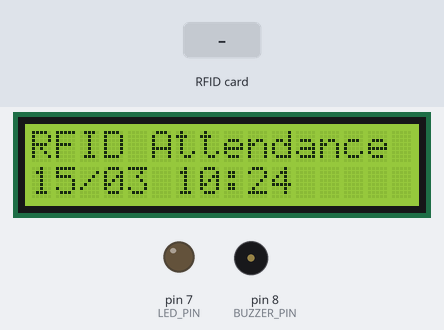
The sketch below on a simulated Arduino Uno, built with avr-gcc and run on an emulated ATmega328P. Shown: 16×2 character LCD, output pins drawn as LEDs (lit = HIGH), buzzer (waves = sounding). The test bench sets the inputs (shaded band). The local clock reads 2024-03-15 10:24:30 at power-on unless the sketch sets it; storage starts empty; pins used as bus, display or sensor lines are not drawn; what the sketch prints to the serial monitor is not drawn.

Above: at 1.3 s.
1.4 s: RFID card 5E 7A 19 C4 held to the reader
At 1.52 s:
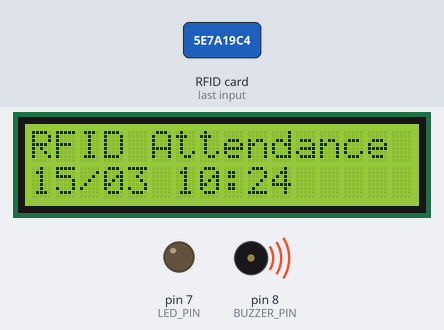
At 3.0 s:
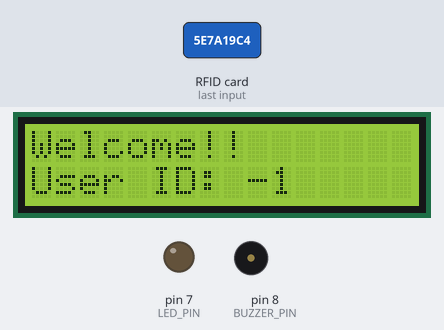
Timing chart, 0 to 4.5 s (numbered marks = the images above; inputs shaded):
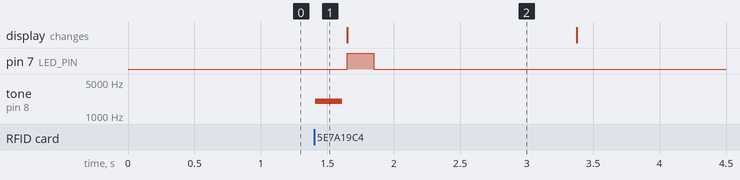

The sketch:

IotFinalProject.ino
```cpp
#include <SPI.h>
#include <MFRC522.h>
#include <SD.h>
#include <Wire.h>
#include <LiquidCrystal_I2C.h>
#include <ThreeWire.h>
#include <RtcDS1302.h>

// ======================================================
// PIN DEFINITIONS
// ======================================================
// RFID MFRC522
#define RFID_SS_PIN   3
#define RFID_RST_PIN  2

// SD Card Module
#define SD_CS_PIN     10

// RTC DS1302
#define RTC_IO_PIN    5
#define RTC_SCLK_PIN  6
#define RTC_CE_PIN    9

// Output devices
#define LED_PIN       7
#define BUZZER_PIN    8

// ======================================================
// OBJECTS
// ======================================================
LiquidCrystal_I2C lcd(0x27, 16, 2);
MFRC522 mfrc522(RFID_SS_PIN, RFID_RST_PIN);

ThreeWire myWire(RTC_IO_PIN, RTC_SCLK_PIN, RTC_CE_PIN);
RtcDS1302<ThreeWire> Rtc(myWire);

// ======================================================
// STUDENT UID LIST
// Replace these sample UIDs with your real card UIDs
// ======================================================
struct Student {
  unsigned long uidDec;
  int id;
  const char* name;
};

const Student students[] = {
  {369715717, 1, "Nurbol Makhmudulla"},
  {2386988548, 2, "Tom Crusie"},
  {3546464770, 3, "Bekzat Tokbolat"},
  {68361902, 4, "Abdinur Otegen"},
};

const int studentCount = sizeof(students) / sizeof(students[0]);

// ======================================================
// GLOBAL VARIABLES
// ======================================================
unsigned long lastScanTime = 0;
byte lastUID[4] = {0, 0, 0, 0};
bool hasLastUID = false;
const unsigned long scanCooldown = 3000;  // 3 seconds

// ======================================================
// FUNCTION DECLARATIONS
// ======================================================
void showWelcome();
void beepScan();
void blinkLed();
void printDateTimeToLCD(const RtcDateTime& now);
void printDateTimeToFile(File &file, const RtcDateTime& now);
unsigned long getUIDDecimal();
const char* getStudentName(unsigned long uidDec);
int getStudentID(unsigned long uidDec);
void logAttendance(const char* name, unsigned long uidDec);
bool isSameUID(const byte* a, const byte* b);
void setRTCIfNeeded();
void printUIDToSerial(const byte* uid, byte uidSize);

// ======================================================
// SETUP
// ======================================================
void setup() {
  Serial.begin(9600);

  pinMode(LED_PIN, OUTPUT);
  pinMode(BUZZER_PIN, OUTPUT);

 pinMode(10, OUTPUT);        // Important for Arduino Uno SPI
pinMode(RFID_SS_PIN, OUTPUT);
pinMode(SD_CS_PIN, OUTPUT);

digitalWrite(10, HIGH);
digitalWrite(RFID_SS_PIN, HIGH);
digitalWrite(SD_CS_PIN, HIGH);

  lcd.init();
  lcd.backlight();

  SPI.begin();
  mfrc522.PCD_Init();

  // RTC
  setRTCIfNeeded();

  // SD Card
  if (!SD.begin(SD_CS_PIN)) {
    lcd.clear();
    lcd.setCursor(0, 0);
    lcd.print("SD Card Failed");
    lcd.setCursor(0, 1);
    lcd.print("Check wiring");
    Serial.println("SD Card initialization failed!");
    while (true);
  }

if (!SD.exists("ATTEND.CSV")) {
  File file = SD.open("ATTEND.CSV", FILE_WRITE);
  if (file) {
    file.println("Date ; Time ; UID Card ; Student Name; Attendance Taken");
    file.close();
  }
}

  showWelcome();
}

// ======================================================
// MAIN LOOP
// ======================================================
void loop() {
  // Check if a new card is present
  if (!mfrc522.PICC_IsNewCardPresent()) {
    return;
  }

  // Read the card serial
  if (!mfrc522.PICC_ReadCardSerial()) {
    return;
  }


  // Prevent repeated scans of the same card too quickly
  if (hasLastUID && isSameUID(mfrc522.uid.uidByte, lastUID) && (millis() - lastScanTime < scanCooldown)) {
    mfrc522.PICC_HaltA();
    mfrc522.PCD_StopCrypto1();
    return;
  }

  // Save current UID as last scanned
  memcpy(lastUID, mfrc522.uid.uidByte, 4);
  hasLastUID = true;
  lastScanTime = millis();

unsigned long uidDec = getUIDDecimal();

Serial.print("UID Decimal: ");
Serial.println(uidDec);

beepScan();

const char* studentName = getStudentName(uidDec);
int studentID = getStudentID(uidDec);

logAttendance(studentName, uidDec);

if (studentID == 2) {
  lcd.clear();
  lcd.setCursor(0, 0);
  lcd.print("Access Denied");
  lcd.setCursor(0, 1);
  lcd.print("Unknown Card");
} else {
  lcd.clear();
  lcd.setCursor(0, 0);
  lcd.print("Welcome!!");

  lcd.setCursor(0, 1);
  lcd.print("User ID: ");
  lcd.print(studentID);

  blinkLed();
}

  delay(1500);
  showWelcome();

  // Stop communication with the card
  mfrc522.PICC_HaltA();
  mfrc522.PCD_StopCrypto1();
}

// ======================================================
// FUNCTIONS
// ======================================================
void showWelcome() {
  RtcDateTime now = Rtc.GetDateTime();

  lcd.clear();
  lcd.setCursor(0, 0);
  lcd.print("RFID Attendance");

  lcd.setCursor(0, 1);
  // Show date in short format: DD/MM HH:MM
  if (now.Day() < 10) lcd.print("0");
  lcd.print(now.Day());
  lcd.print("/");
  if (now.Month() < 10) lcd.print("0");
  lcd.print(now.Month());
  lcd.print(" ");
  if (now.Hour() < 10) lcd.print("0");
  lcd.print(now.Hour());
  lcd.print(":");
  if (now.Minute() < 10) lcd.print("0");
  lcd.print(now.Minute());
}

void beepScan() {
  tone(BUZZER_PIN, 2000);
  delay(200);
  noTone(BUZZER_PIN);
}

void blinkLed() {
  digitalWrite(LED_PIN, HIGH);
  delay(200);
  digitalWrite(LED_PIN, LOW);
}

void printDateTimeToLCD(const RtcDateTime& now) {
  lcd.clear();
  lcd.setCursor(0, 0);

  if (now.Day() < 10) lcd.print("0");
  lcd.print(now.Day());
  lcd.print("/");
  if (now.Month() < 10) lcd.print("0");
  lcd.print(now.Month());
  lcd.print("/");
  lcd.print(now.Year());

  lcd.setCursor(0, 1);
  if (now.Hour() < 10) lcd.print("0");
  lcd.print(now.Hour());
  lcd.print(":");
  if (now.Minute() < 10) lcd.print("0");
  lcd.print(now.Minute());
  lcd.print(":");
  if (now.Second() < 10) lcd.print("0");
  lcd.print(now.Second());
}

void printDateTimeToFile(File &file, const RtcDateTime& now) {
  if (now.Day() < 10) file.print("0");
  file.print(now.Day());
  file.print("/");

  if (now.Month() < 10) file.print("0");
  file.print(now.Month());
  file.print("/");

  file.print(now.Year());
  file.print(",");

  if (now.Hour() < 10) file.print("0");
  file.print(now.Hour());
  file.print(":");

  if (now.Minute() < 10) file.print("0");
  file.print(now.Minute());
  file.print(":");

  if (now.Second() < 10) file.print("0");
  file.print(now.Second());
}
unsigned long getUIDDecimal() {
  unsigned long uidDec = 0;

  for (byte i = 0; i < mfrc522.uid.size; i++) {
    uidDec = uidDec * 256 + mfrc522.uid.uidByte[i];
  }

  return uidDec;
}
const char* getStudentName(unsigned long uidDec) {
  for (int i = 0; i < studentCount; i++) {
    if (students[i].uidDec == uidDec) {
      return students[i].name;
    }
  }

  return "Unknown";
}
int getStudentID(unsigned long uidDec) {
  for (int i = 0; i < studentCount; i++) {
    if (students[i].uidDec == uidDec) {
      return students[i].id;
    }
  }

  return -1;
}

void logAttendance(const char* name, unsigned long uidDec) {
  RtcDateTime now = Rtc.GetDateTime();
  int studentID = getStudentID(uidDec);

  File file = SD.open("ATTEND.CSV", FILE_WRITE);

  if (!file) {
    lcd.clear();
    lcd.setCursor(0, 0);
    lcd.print("SD Write Error");
    lcd.setCursor(0, 1);
    lcd.print("Cannot Save");
    return;
  }

  // Date
  if (now.Day() < 10) file.print("0");
  file.print(now.Day());
  file.print("/");

  if (now.Month() < 10) file.print("0");
  file.print(now.Month());
  file.print("/");

  file.print(now.Year());
  file.print(";");

  // Time
  if (now.Hour() < 10) file.print("0");
  file.print(now.Hour());
  file.print(":");

  if (now.Minute() < 10) file.print("0");
  file.print(now.Minute());
  file.print(":");

  if (now.Second() < 10) file.print("0");
  file.print(now.Second());
  file.print(";");

  // UID Decimal
  file.print(uidDec);
  file.print(";");

  // Student name
  file.print(name);
  file.print(";");

  // Attendance status
  if (studentID == 2) {
    file.println("NO");
  } else {
    file.println("YES");
  }

  file.close();
}

bool isSameUID(const byte* a, const byte* b) {
  for (int i = 0; i < 4; i++) {
    if (a[i] != b[i]) return false;
  }
  return true;
}

void setRTCIfNeeded() {
  Rtc.Begin();
  Rtc.SetIsWriteProtected(false);

  if (!Rtc.IsDateTimeValid()) {
    // Sets RTC to the compile time of this sketch
    RtcDateTime compiled = RtcDateTime(__DATE__, __TIME__);
    Rtc.SetDateTime(compiled);
  }

  if (!Rtc.GetIsRunning()) {
    Rtc.SetIsRunning(true);
  }
}

void printUIDToSerial(const byte* uid, byte uidSize) {
  Serial.print("UID: ");
  for (byte i = 0; i < uidSize; i++) {
    if (uid[i] < 0x10) Serial.print("0");
    Serial.print(uid[i], HEX);
    if (i < uidSize - 1) Serial.print(" ");
  }
  Serial.println();
}
```

Measured:
- after the input at 1.4 s, pin 7 (LED_PIN): LOW → HIGH after 0.25 s, → LOW 0.20 s later; tone on pin 8 (BUZZER_PIN): silent → 2000 Hz at once, → silent 0.20 s later
- what the display in image 2 shows lasts 1.8 s, from 1.6 s to 3.4 s
